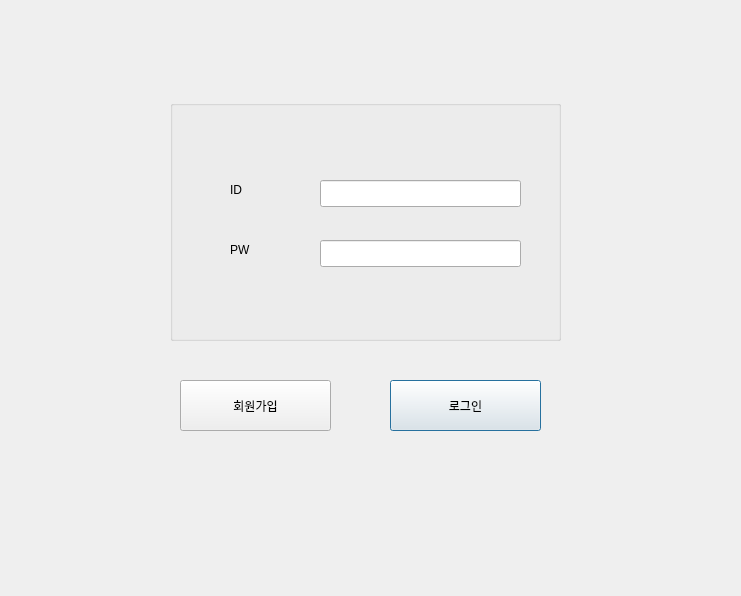
<?xml version="1.0" encoding="UTF-8"?>
<ui version="4.0">
 <class>Dialog</class>
 <widget class="QDialog" name="Dialog">
  <property name="geometry">
   <rect>
    <x>0</x>
    <y>0</y>
    <width>741</width>
    <height>596</height>
   </rect>
  </property>
  <property name="windowTitle">
   <string>Dialog</string>
  </property>
  <widget class="QPushButton" name="LoginButton">
   <property name="geometry">
    <rect>
     <x>390</x>
     <y>380</y>
     <width>151</width>
     <height>51</height>
    </rect>
   </property>
   <property name="text">
    <string>로그인</string>
   </property>
  </widget>
  <widget class="QPushButton" name="SigninButton">
   <property name="geometry">
    <rect>
     <x>180</x>
     <y>380</y>
     <width>151</width>
     <height>51</height>
    </rect>
   </property>
   <property name="text">
    <string>회원가입</string>
   </property>
  </widget>
  <widget class="QGroupBox" name="groupBox">
   <property name="geometry">
    <rect>
     <x>170</x>
     <y>100</y>
     <width>391</width>
     <height>241</height>
    </rect>
   </property>
   <property name="title">
    <string/>
   </property>
   <widget class="QLineEdit" name="ID">
    <property name="geometry">
     <rect>
      <x>150</x>
      <y>80</y>
      <width>201</width>
      <height>27</height>
     </rect>
    </property>
    <property name="echoMode">
     <enum>QLineEdit::Normal</enum>
    </property>
   </widget>
   <widget class="QLineEdit" name="PW">
    <property name="geometry">
     <rect>
      <x>150</x>
      <y>140</y>
      <width>201</width>
      <height>27</height>
     </rect>
    </property>
    <property name="echoMode">
     <enum>QLineEdit::Password</enum>
    </property>
   </widget>
   <widget class="QLabel" name="label">
    <property name="geometry">
     <rect>
      <x>60</x>
      <y>80</y>
      <width>66</width>
      <height>19</height>
     </rect>
    </property>
    <property name="text">
     <string>ID</string>
    </property>
   </widget>
   <widget class="QLabel" name="label_2">
    <property name="geometry">
     <rect>
      <x>60</x>
      <y>140</y>
      <width>66</width>
      <height>19</height>
     </rect>
    </property>
    <property name="text">
     <string>PW</string>
    </property>
   </widget>
  </widget>
 </widget>
 <resources/>
 <connections/>
</ui>
